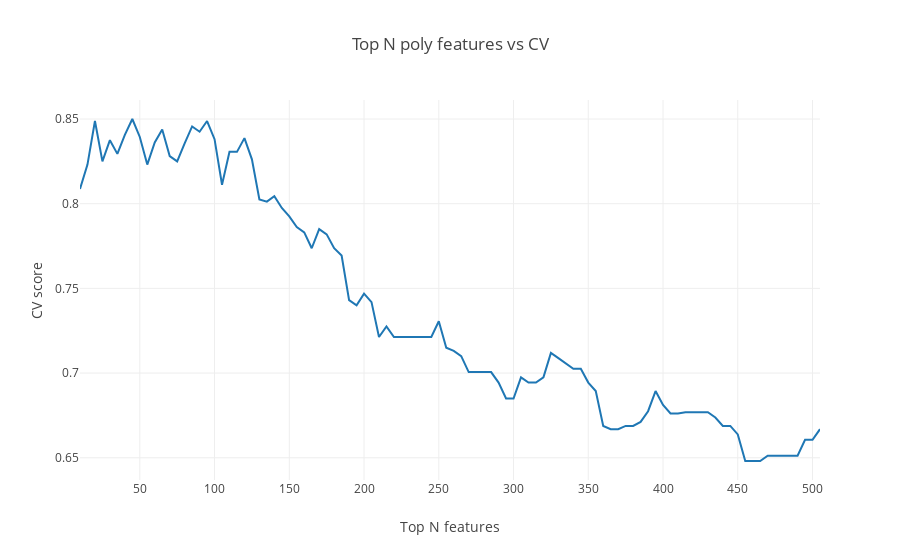

This figure's notebook cell:
### Code cell
data = [go.Scatter(
        x = list(range(10, 510, 5)),
        y = [np.round(np.mean(i), 4) for i in sc],
        name = 'CV scores'
    )]
layout = go.Layout(dict(title = "Top N poly features vs CV",
                  xaxis = dict(title = 'Top N features'),
                  yaxis = dict(title = 'CV score'),
                  ))
py.iplot(dict(data=data, layout=layout), filename='basic-line')
